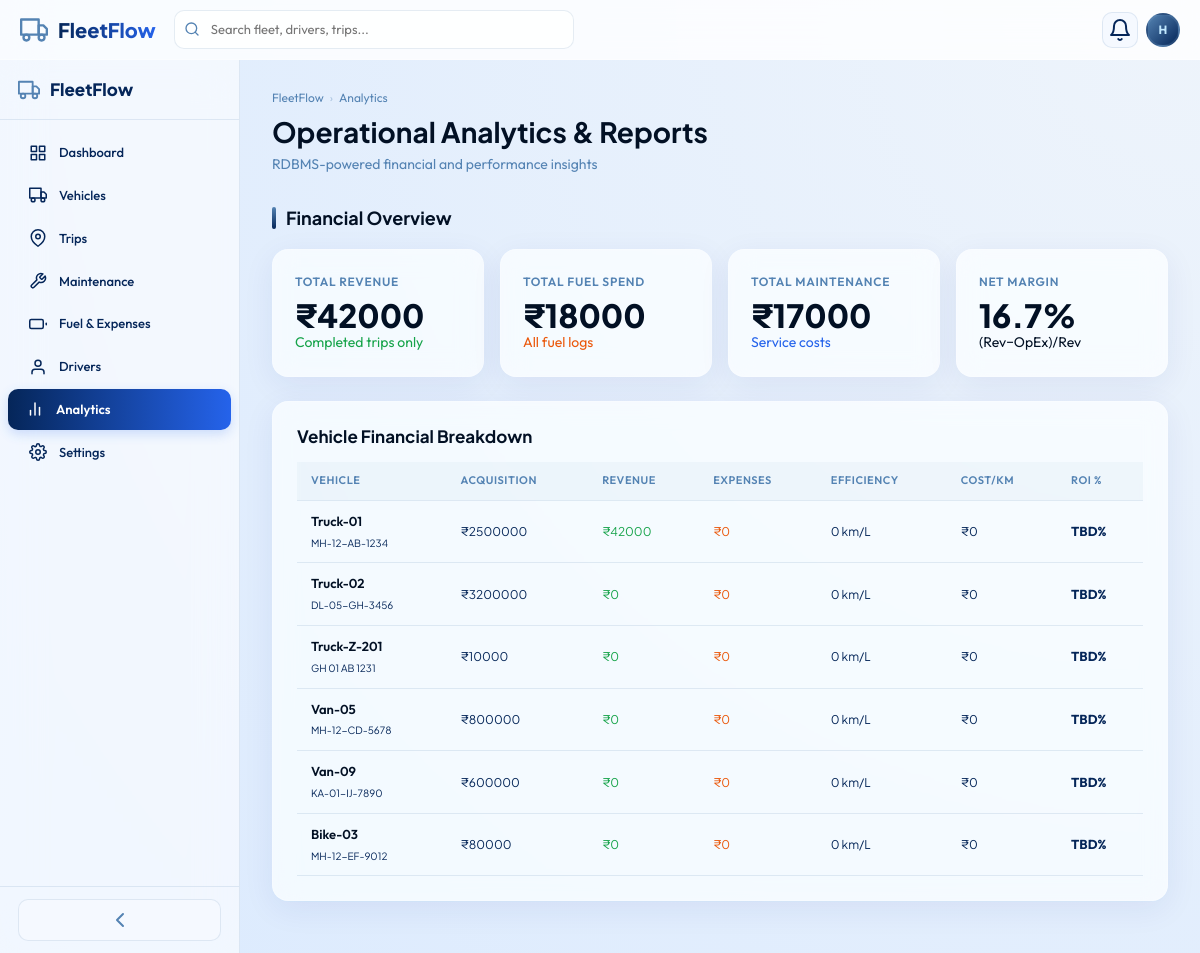
The app's page /analytics/ (signed in) with its own data.
### app/models.py (models this page shows, shortened)
class Vehicle(models.Model):
    STATUS_CHOICES = [
        ('Available', 'Available'),
        ('On Trip', 'On Trip'),
        ('In Shop', 'In Shop'),
        ('Retired', 'Retired'),
    ]
    vid = models.CharField(max_length=10, unique=True, editable=False)
    name = models.CharField(max_length=100)
    model_name = models.CharField(max_length=100)
    plate = models.CharField(max_length=30, unique=True)
    vehicle_type = models.ForeignKey(VehicleType, on_delete=models.PROTECT, related_name='vehicles')
    capacity = models.PositiveIntegerField(help_text='Max load in kg')
    odometer = models.PositiveIntegerField(default=0)
    acquisition_cost = models.PositiveIntegerField(default=0)
    status = models.CharField(max_length=15, choices=STATUS_CHOICES, default='Available')
    region = models.ForeignKey(Region, on_delete=models.PROTECT, related_name='vehicles')
    created_at = models.DateTimeField(auto_now_add=True)
    class Meta:
        ordering = ['vid']

### app/views.py (the view)
# urls.py: path('analytics/', views.analytics, name='analytics'),
@login_required
def analytics(request):
    completed_trips = Trip.objects.filter(status='Completed')
    total_revenue = completed_trips.aggregate(Sum('revenue'))['revenue__sum'] or 0
    total_fuel = FuelLog.objects.aggregate(Sum('cost'))['cost__sum'] or 0
    total_maint = MaintenanceLog.objects.aggregate(Sum('cost'))['cost__sum'] or 0
    vehicles_stat = Vehicle.objects.annotate(
        revenue_sum=Sum('trips__revenue', filter=models.Q(trips__status='Completed')),
        fuel_sum=Sum('fuel_logs__cost'),
        maint_sum=Sum('maintenance_logs__cost'),
        total_km=Sum('fuel_logs__km_driven'),
    )
    net_margin = ((total_revenue - total_fuel - total_maint) / total_revenue * 100) if total_revenue > 0 else 0
    context = {
        'active_page': 'analytics',
        'total_revenue': total_revenue,
        'total_fuel': total_fuel,
        'total_maint': total_maint,
        'net_margin': f"{net_margin:.1f}",
        'vehicles': vehicles_stat,
    }
    return render(request, 'app/analytics.html', context)

### app/templates/app/analytics.html (shortened to what this page needs)
{% extends 'app/base.html' %}
{% load static %}
{% block content %}
<div class="page-header">
    <div class="breadcrumb"><a href="{% url 'dashboard' %}">FleetFlow</a><span class="sep">›</span><span>Analytics</span>
    </div>
    <div class="page-header-row">
        <div>
            <h1>Operational Analytics & Reports</h1>
            <p class="page-subtitle">RDBMS-powered financial and performance insights</p>
        </div>
    </div>
</div>
<div class="section-title">
    <div class="section-bar"></div>
    <h2>Financial Overview</h2>
</div>
<div class="grid-4" id="fin-kpis" style="margin-bottom:24px">
    <div class="glass-card kpi-card">
        <div class="kpi-label">Total Revenue</div>
        <div class="kpi-value">₹{{ total_revenue|floatformat:"0" }}</div>
        <div class="kpi-trend" style="color:var(--green)">Completed trips only</div>
    </div>
    <div class="glass-card kpi-card">
        <div class="kpi-label">Total Fuel Spend</div>
        <div class="kpi-value">₹{{ total_fuel|floatformat:"0" }}</div>
        <div class="kpi-trend" style="color:var(--orange)">All fuel logs</div>
    </div>
    <div class="glass-card kpi-card">
        <div class="kpi-label">Total Maintenance</div>
        <div class="kpi-value">₹{{ total_maint|floatformat:"0" }}</div>
        <div class="kpi-trend" style="color:var(--blue)">Service costs</div>
    </div>
    <div class="glass-card kpi-card">
        <div class="kpi-label">Net Margin</div>
        <div class="kpi-value">{{ net_margin }}%</div>
        <div class="kpi-trend">(Rev−OpEx)/Rev</div>
    </div>
</div>
<div class="glass-card" style="padding:24px;margin-bottom:24px">
    <h3 style="margin-bottom:16px">Vehicle Financial Breakdown</h3>
    <div class="table-responsive">
        <table class="data-table">
            <thead>
                <tr>
                    <th>Vehicle</th>
                    <th>Acquisition</th>
                    <th>Revenue</th>
                    <th>Expenses</th>
                    <th>Efficiency</th>
                    <th>Cost/km</th>
                    <th>ROI %</th>
                </tr>
            </thead>
            <tbody>
                {% for v in vehicles %}
                <tr>
                    <td><span class="cell-primary">{{ v.name }}</span><br><span class="cell-mono"
                            style="font-size:10px">{{ v.plate }}</span></td>
                    <td><span class="cell-mono">₹{{ v.acquisition_cost|floatformat:"0" }}</span></td>
                    <td><span class="cell-mono" style="color:var(--green)">₹{{ v.revenue_sum|default:"0" }}</span></td>
                    <td><span class="cell-mono" style="color:var(--orange)">₹{{ v.expense_sum|default:"0" }}</span></td>
                    <td><span class="cell-mono">{{ v.fuel_efficiency|default:"0" }} km/L</span></td>
                    <td><span class="cell-mono">₹{{ v.cost_per_km|default:"0" }}</span></td>
                    <td><span style="font-weight:700">TBD%</span></td>
                </tr>
                {% endfor %}
            </tbody>
        </table>
    </div>
</div>
{% endblock %}

### app/templates/app/base.html (shortened to what this page needs)
{% load static %}
<!DOCTYPE html>
<html lang="en">
<head>
    <link rel="stylesheet" href="{% static 'css/styles.css' %}">
    <link rel="stylesheet" href="{% static 'css/premium.css' %}">
</head>
<body>
    <div id="app">
        <nav id="navbar">
            <a href="{% url 'dashboard' %}" class="navbar-logo">
                <i data-feather="truck"></i>
                <span>FleetFlow</span>
            </a>
            <div class="navbar-search">
                <i data-feather="search"></i>
                <input type="text" placeholder="Search fleet, drivers, trips..." id="global-search"
                    aria-label="Global search" autocomplete="off">
            </div>
            <div class="navbar-right">
                <div style="position:relative">
                    <button class="nav-btn" id="notif-btn" aria-label="Notifications">
                        <i data-feather="bell"></i>
                    </button>
                </div>
                <div style="position:relative">
                    <div class="user-avatar" id="user-avatar" title="User menu">{{ request.user.username|make_list|first|upper }}</div>
                </div>
            </div>
        </nav>
        <div id="app-body">
            <aside id="sidebar">
                <div class="sidebar-header">
                    <i data-feather="truck"></i>
                    <span class="sidebar-header-text">FleetFlow</span>
                </div>
                <nav class="sidebar-nav">
                    <a href="{% url 'dashboard' %}"
                        class="nav-item {% if active_page == 'dashboard' %}active{% endif %}" data-page="dashboard">
                        <i data-feather="grid"></i>
                        <span class="nav-label">Dashboard</span>
                    </a>
                    <a href="{% url 'vehicles' %}" class="nav-item {% if active_page == 'vehicles' %}active{% endif %}"
                        data-page="vehicles">
                        <i data-feather="truck"></i>
                        <span class="nav-label">Vehicles</span>
                    </a>
                    <a href="{% url 'trips' %}" class="nav-item {% if active_page == 'trips' %}active{% endif %}"
                        data-page="trips">
                        <i data-feather="map-pin"></i>
                        <span class="nav-label">Trips</span>
                    </a>
                    <a href="{% url 'maintenance' %}"
                        class="nav-item {% if active_page == 'maintenance' %}active{% endif %}" data-page="maintenance">
                        <i data-feather="tool"></i>
                        <span class="nav-label">Maintenance</span>
                    </a>
                    <a href="{% url 'expenses' %}" class="nav-item {% if active_page == 'expenses' %}active{% endif %}"
                        data-page="expenses">
                        <i data-feather="battery"></i>
                        <span class="nav-label">Fuel &amp; Expenses</span>
                    </a>
                    <a href="{% url 'drivers' %}" class="nav-item {% if active_page == 'drivers' %}active{% endif %}"
                        data-page="drivers">
                        <i data-feather="user"></i>
                        <span class="nav-label">Drivers</span>
                    </a>
                    <a href="{% url 'analytics' %}"
                        class="nav-item {% if active_page == 'analytics' %}active{% endif %}" data-page="analytics">
                        <i data-feather="bar-chart-2"></i>
                        <span class="nav-label">Analytics</span>
                    </a>
                    <a href="{% url 'settings' %}" class="nav-item {% if active_page == 'settings' %}active{% endif %}"
                        data-page="settings">
                        <i data-feather="settings"></i>
                        <span class="nav-label">Settings</span>
                    </a>
                </nav>
                <div class="sidebar-footer">
                    <button class="sidebar-toggle" onclick="toggleSidebarCollapse()" aria-label="Collapse sidebar">
                        <i data-feather="chevron-left"></i>
                    </button>
                </div>
            </aside>
            <main id="main-content">
                {% block content %}{% endblock %}
            </main>
        </div>
    </div>
</body>
</html>

### app/static/css/premium.css (style rules this page uses)
:root { --glass-bg: rgba(255, 255, 255, 0.7); --glass-border: rgba(255, 255, 255, 0.2); --premium-gradient: linear-gradient(135deg, #052659 0%, #5483b3 100%); --accent-gradient: linear-gradient(90deg, #052659 0%, #2563eb 100%); }
body { background: radial-gradient(circle at top right, #eef4fb, #dbeafe); font-family: "Outfit", "Plus Jakarta Sans", sans-serif !important; }
.glass-card { background: var(--glass-bg); backdrop-filter: blur(12px) saturate(180%); -webkit-backdrop-filter: blur(12px) saturate(180%); border: 1px solid var(--glass-border) !important; box-shadow: 0 8px 32px 0 rgba(31, 38, 135, 0.07) !important; }
#navbar { background: rgba(255, 255, 255, 0.8) !important; backdrop-filter: blur(20px) !important; border-bottom: 1px solid rgba(255, 255, 255, 0.3) !important; }
.navbar-logo span { background: var(--accent-gradient) !important; -webkit-background-clip: text !important; -webkit-text-fill-color: transparent !important; background-clip: text !important; }
#sidebar { background: rgba(255, 255, 255, 0.6) !important; backdrop-filter: blur(20px) !important; }
.nav-item { transition: all 0.3s cubic-bezier(0.4, 0, 0.2, 1) !important; }
.nav-item.active { background: var(--accent-gradient) !important; color: white !important; border-left: none !important; box-shadow: 0 4px 12px rgba(37, 99, 235, 0.2); }
.kpi-card { animation: slideUp 0.6s ease-out forwards; opacity: 0; }
.kpi-card:nth-child(1) { animation-delay: 0.1s; }
.kpi-card:nth-child(2) { animation-delay: 0.2s; }
.kpi-card:nth-child(3) { animation-delay: 0.3s; }
.kpi-card:nth-child(4) { animation-delay: 0.4s; }
.data-table thead th { background: rgba(84, 131, 179, 0.05) !important; text-transform: uppercase; font-size: 11px; letter-spacing: 0.05em; }
.data-table tr { transition: all 0.2s !important; }

### records on screen
Vehicle: name "Truck-01", plate "MH-12-AB-1234", acquisition_cost "2500000", revenue_sum "42000", expense_sum "0", fuel_efficiency "0", cost_per_km "0"
Vehicle: name "Truck-02", plate "DL-05-GH-3456", acquisition_cost "3200000", revenue_sum "0", expense_sum "0", fuel_efficiency "0", cost_per_km "0"
Vehicle: name "Truck-Z-201", plate "GH 01 AB 1231", acquisition_cost "10000", revenue_sum "0", expense_sum "0", fuel_efficiency "0", cost_per_km "0"
Vehicle: name "Van-05", plate "MH-12-CD-5678", acquisition_cost "800000", revenue_sum "0", expense_sum "0", fuel_efficiency "0", cost_per_km "0"
Vehicle: name "Van-09", plate "KA-01-IJ-7890", acquisition_cost "600000", revenue_sum "0", expense_sum "0", fuel_efficiency "0", cost_per_km "0"
Vehicle: name "Bike-03", plate "MH-12-EF-9012", acquisition_cost "80000", revenue_sum "0", expense_sum "0", fuel_efficiency "0", cost_per_km "0"

### other values on screen
{{ request.user.username|make_list|first|upper }} "H"
{{ total_revenue|floatformat:"0" }} "42000"
{{ total_fuel|floatformat:"0" }} "18000"
{{ total_maint|floatformat:"0" }} "17000"
{{ net_margin }} "16.7"
